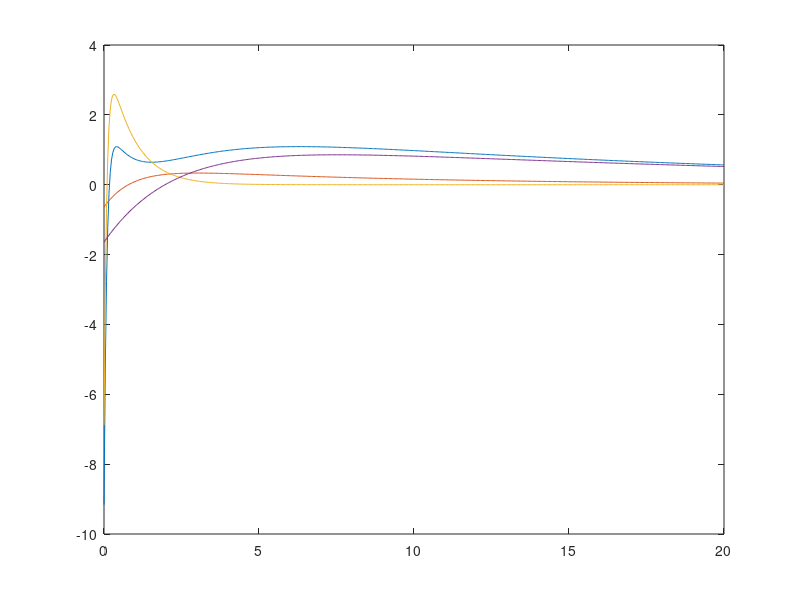

Recreate this plot in MATLAB.
K = 10;
N = 3;

func_form = @(t, deff, f)(2.*deff.*(sin(pi*f/2) - sin(3*pi*f/2).*exp(-2*deff*pi^2*t)).*exp(-deff*pi^2*t/4));

total_flux = @(t, C)(sum(C(1:N).*func_form(t, C(N+1:2*N), C(2*N+1:end))));

times = linspace(1e-3, 20, 500);

coeffs = [1, 10, 100, 1, 1/10, 1/100, 0.55, 0.5, 0.45];
plot(times, arrayfun(@(t)total_flux(t, coeffs), times));
hold on;
plot(times, coeffs(1)*func_form(times, coeffs(4), coeffs(7)));
plot(times, coeffs(2)*func_form(times, coeffs(5), coeffs(8)));
plot(times, coeffs(3)*func_form(times, coeffs(6), coeffs(9)));

clf;

coeffs = [12, 14, 77, 0.05, 0.5, 0.02, 0.3, 0.2, 0.3];
plot(times, arrayfun(@(t)total_flux(t, coeffs), times));
hold on;
plot(times, coeffs(1)*func_form(times, coeffs(4), coeffs(7)));
plot(times, coeffs(2)*func_form(times, coeffs(5), coeffs(8)));
plot(times, coeffs(3)*func_form(times, coeffs(6), coeffs(9)));
